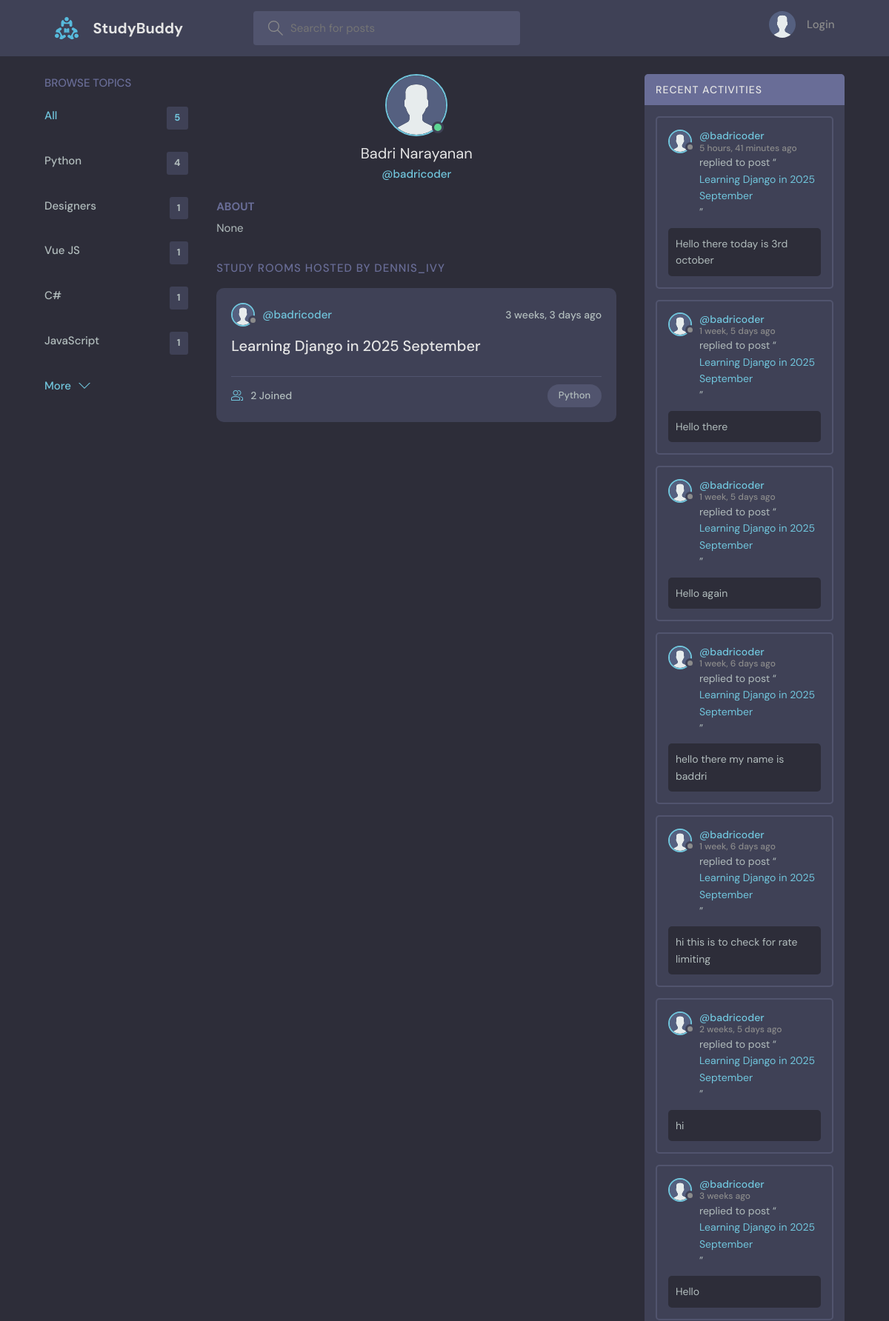
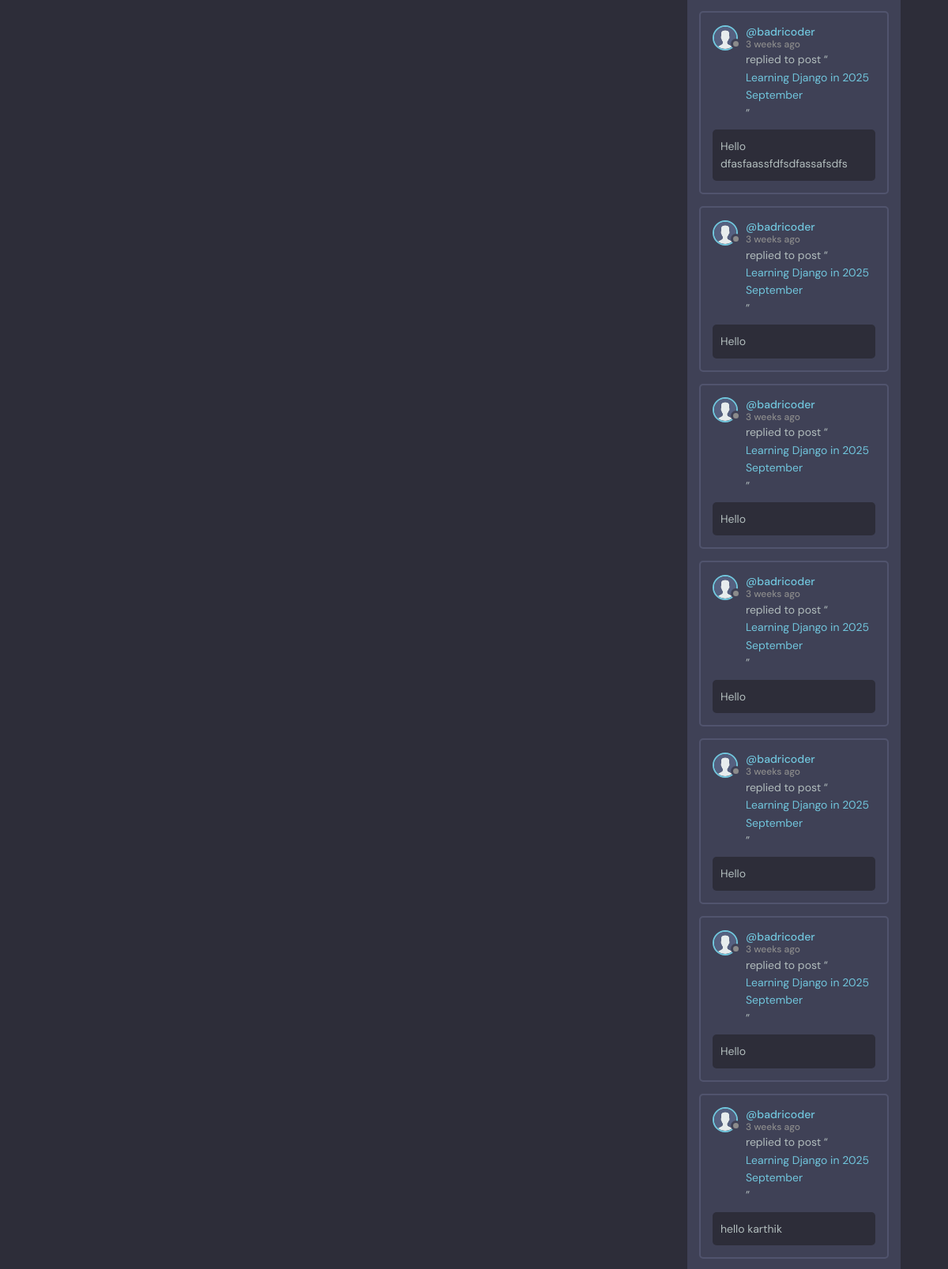
Screenshot of /profile/6/ (upper part) with the database file from the repository (2 pictures, top to bottom).
### base/models.py (models this page shows, shortened)
class Topic(models.Model):
    name = models.CharField(max_length=200)

class User(AbstractUser):
    username = models.CharField(max_length=150, unique=False, null=True, blank=True)  # make optional
    name = models.CharField(max_length=200, null=True)
    email = models.EmailField(unique=True, null=True)
    bio = models.TextField(null=True)
    avatar = models.ImageField(null=True, default="avatar.svg")
    USERNAME_FIELD = 'email'
    REQUIRED_FIELDS = []

class Room(models.Model):
    host = models.ForeignKey(User, on_delete=models.SET_NULL, null=True)
    topic = models.ForeignKey(Topic, on_delete=models.SET_NULL, null=True)
    name = models.CharField(max_length=200)
    description = models.TextField(null=True, blank=True)
    participants = models.ManyToManyField(
        User, related_name='participants', blank=True)
    updated = models.DateTimeField(auto_now=True)
    created = models.DateTimeField(auto_now_add=True)
    class Meta:
        ordering = ['-updated', '-created']
    def __str__(self):
        return self.name

class Message(models.Model):
    user = models.ForeignKey(User, on_delete=models.CASCADE)
    room = models.ForeignKey(Room, on_delete=models.CASCADE)
    body = models.TextField()
    updated = models.DateTimeField(auto_now=True)
    created = models.DateTimeField(auto_now_add=True)
    class Meta:
        ordering = ['-updated', '-created']

### base/views.py (the view)
# urls.py: path('profile/<str:pk>/', views.userProfile, name="user-profile"),
def userProfile(request, pk):
    user = User.objects.get(id=pk)
    rooms = user.room_set.all()
    room_messages = user.message_set.all()
    topics = Topic.objects.all()
    context = {'user': user, 'rooms': rooms,'room_messages': room_messages, 'topics': topics}
    return render(request, 'base/profile.html', context)

### base/templates/base/profile.html (shortened to what this page needs)
{% extends 'main.html' %}
{% block content %}
<main class="profile-page layout layout--3">
  <div class="container">
    {% include 'base/topics_component.html' %}
    <div class="roomList">
      <div class="profile">
        <div class="profile__avatar">
          <div class="avatar avatar--large active">
            <img src="{{user.avatar.url}}" />
          </div>
        </div>
        <div class="profile__info">
          <h3>{{user.name}}</h3>
          <p>@{{user.username}}</p>
        </div>
        <div class="profile__about">
          <h3>About</h3>
          <p>
            {{user.bio}}
          </p>
        </div>
      </div>
      <div class="roomList__header">
        <div>
          <h2>Study Rooms Hosted by dennis_ivy</a>
          </h2>
        </div>
      </div>
      {% include 'base/feed_component.html' %}
    </div>
    {% include 'base/activity_component.html' %}
  </div>
</main>
{% endblock content %}

### base/templates/base/topics_component.html
<div class="topics">
    <div class="topics__header">
        <h2>Browse Topics</h2>
    </div>
    <ul class="topics__list">
        <li>
            <a href="{% url 'home' %}" class="active">All <span>{{topics.count}}</span></a>
        </li>
        {% for topic in topics %}
        <li>
            <a href="{% url 'home' %}?q={{topic.name}}">{{topic.name}}<span>{{topic.room_set.all.count}}</span></a>
        </li>
        {% endfor %}
    </ul>
    <a class="btn btn--link" href="{% url 'topics' %}">
        More
        <svg version="1.1" xmlns="http://www.w3.org/2000/svg" width="32" height="32" viewBox="0 0 32 32">
            <title>chevron-down</title>
            <path d="M16 21l-13-13h-3l16 16 16-16h-3l-13 13z"></path>
        </svg>
    </a>
</div>

### base/templates/base/feed_component.html (shortened to what this page needs)
{% for room in rooms %}
<div class="roomListRoom">
    <div class="roomListRoom__header">
        <a href="{% url 'user-profile' room.host.id %}" class="roomListRoom__author">
            <div class="avatar avatar--small">
                <img src="{{room.host.avatar.url}}" />
            </div>
            <span>@{{room.host.username}}</span>
        </a>
        <div class="roomListRoom__actions">
            <span>{{room.created|timesince}} ago</span>
        </div>
    </div>
    <div class="roomListRoom__content">
        <a href="{% url 'room' room.id %}">{{room.name}}</a>
    </div>
    <div class="roomListRoom__meta">
        <a href="{% url 'room' room.id %}" class="roomListRoom__joined">
            {{room.participants.all.count}} Joined
        </a>
        <p class="roomListRoom__topic">{{room.topic.name}}</p>
    </div>
</div>
{% endfor %}

### base/templates/base/activity_component.html (shortened to what this page needs)
<div class="activities">
    <div class="activities__header">
        <h2>Recent Activities</h2>
    </div>
    {% for message in room_messages %}
    <div class="activities__box">
        <div class="activities__boxHeader roomListRoom__header">
            <a href="{% url 'user-profile' message.user.id %}" class="roomListRoom__author">
                <div class="avatar avatar--small">
                    <img src="{{message.user.avatar.url}}" />
                </div>
                <p>
                    @{{message.user.username}}
                    <span>{{message.created|timesince}} ago</span>
                </p>
            </a>
        </div>
        <div class="activities__boxContent">
            <p>replied to post “<a href="{% url 'room' message.room.id %}">{{message.room}}</a>”</p>
            <div class="activities__boxRoomContent">{{message.body}}</div>
        </div>
    </div>
    {% endfor %}
</div>

### rows the page displays
Topic: name "Python", room_set.all.count "4"
Topic: name "Designers", room_set.all.count "1"
Topic: name "Vue JS", room_set.all.count "1"
Topic: name "C#", room_set.all.count "1"
Topic: name "JavaScript", room_set.all.count "1"
User: avatar (placeholder picture), name "Badri Narayanan", username "badricoder", bio "None"
Room: host.avatar (placeholder picture), host.username "badricoder", created "3 weeks, 3 days", name "Learning Django in 2025 September", participants.all.count "2", topic.name "Python"
Message: user.avatar (placeholder picture), user.username "badricoder", created "5 hours, 41 minutes", room "Learning Django in 2025 September", body "Hello there today is 3rd october"
Message: user.avatar (placeholder picture), user.username "badricoder", created "1 week, 5 days", room "Learning Django in 2025 September", body "Hello there"
Message: user.avatar (placeholder picture), user.username "badricoder", created "1 week, 5 days", room "Learning Django in 2025 September", body "Hello again"
Message: user.avatar (placeholder picture), user.username "badricoder", created "1 week, 6 days", room "Learning Django in 2025 September", body "hello there my name is baddri"
Message: user.avatar (placeholder picture), user.username "badricoder", created "1 week, 6 days", room "Learning Django in 2025 September", body "hi this is to check for rate limiting"
Message: user.avatar (placeholder picture), user.username "badricoder", created "2 weeks, 5 days", room "Learning Django in 2025 September", body "hi"
Message: user.avatar (placeholder picture), user.username "badricoder", created "3 weeks", room "Learning Django in 2025 September", body "Hello"
Message: user.avatar (placeholder picture), user.username "badricoder", created "3 weeks", room "Learning Django in 2025 September", body "Hello dfasfaassfdfsdfassafsdfs"
Message: user.avatar (placeholder picture), user.username "badricoder", created "3 weeks", room "Learning Django in 2025 September", body "Hello"
Message: user.avatar (placeholder picture), user.username "badricoder", created "3 weeks", room "Learning Django in 2025 September", body "Hello"
Message: user.avatar (placeholder picture), user.username "badricoder", created "3 weeks", room "Learning Django in 2025 September", body "Hello"
Message: user.avatar (placeholder picture), user.username "badricoder", created "3 weeks", room "Learning Django in 2025 September", body "Hello"
Message: user.avatar (placeholder picture), user.username "badricoder", created "3 weeks", room "Learning Django in 2025 September", body "Hello"
Message: user.avatar (placeholder picture), user.username "badricoder", created "3 weeks", room "Learning Django in 2025 September", body "hello karthik"

### other values shown
{{ topics.count }} "5"
